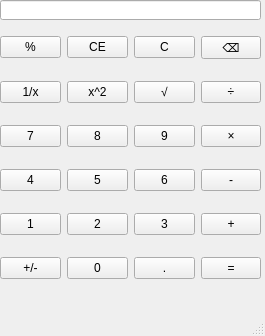
<?xml version="1.0" encoding="UTF-8"?>
<ui version="4.0">
 <class>mainWindow</class>
 <widget class="QMainWindow" name="mainWindow">
  <property name="geometry">
   <rect>
    <x>0</x>
    <y>0</y>
    <width>265</width>
    <height>336</height>
   </rect>
  </property>
  <property name="windowTitle">
   <string>MainWindow</string>
  </property>
  <widget class="QWidget" name="centralwidget">
   <widget class="QLabel" name="lab_display">
    <property name="geometry">
     <rect>
      <x>180</x>
      <y>0</y>
      <width>80</width>
      <height>16</height>
     </rect>
    </property>
    <property name="styleSheet">
     <string notr="true">font: 290 9pt &quot;Microsoft JhengHei UI Light&quot;;
</string>
    </property>
    <property name="text">
     <string/>
    </property>
    <property name="alignment">
     <set>Qt::AlignmentFlag::AlignRight|Qt::AlignmentFlag::AlignTrailing|Qt::AlignmentFlag::AlignVCenter</set>
    </property>
   </widget>
   <widget class="QLineEdit" name="lineEdit">
    <property name="geometry">
     <rect>
      <x>0</x>
      <y>0</y>
      <width>261</width>
      <height>20</height>
     </rect>
    </property>
    <property name="alignment">
     <set>Qt::AlignmentFlag::AlignRight|Qt::AlignmentFlag::AlignTrailing|Qt::AlignmentFlag::AlignVCenter</set>
    </property>
   </widget>
   <widget class="QWidget" name="layoutWidget">
    <property name="geometry">
     <rect>
      <x>0</x>
      <y>20</y>
      <width>261</width>
      <height>281</height>
     </rect>
    </property>
    <property name="styleSheet">
     <string notr="true">font: 290 9pt &quot;Microsoft JhengHei UI Light&quot;;
</string>
    </property>
    <layout class="QGridLayout" name="gridLayout">
     <item row="2" column="0">
      <widget class="QPushButton" name="btn_7">
       <property name="styleSheet">
        <string notr="true">font: 290 9pt &quot;Microsoft JhengHei UI Light&quot;;
</string>
       </property>
       <property name="text">
        <string>7</string>
       </property>
      </widget>
     </item>
     <item row="5" column="1">
      <widget class="QPushButton" name="btn_0">
       <property name="styleSheet">
        <string notr="true">font: 290 9pt &quot;Microsoft JhengHei UI Light&quot;;
</string>
       </property>
       <property name="text">
        <string>0</string>
       </property>
      </widget>
     </item>
     <item row="5" column="0">
      <widget class="QPushButton" name="btn_negate">
       <property name="styleSheet">
        <string notr="true">font: 290 9pt &quot;Microsoft JhengHei UI Light&quot;;
</string>
       </property>
       <property name="text">
        <string>+/-</string>
       </property>
      </widget>
     </item>
     <item row="4" column="3">
      <widget class="QPushButton" name="btn_add">
       <property name="styleSheet">
        <string notr="true">font: 290 9pt &quot;Microsoft JhengHei UI Light&quot;;
</string>
       </property>
       <property name="text">
        <string>+</string>
       </property>
      </widget>
     </item>
     <item row="1" column="2">
      <widget class="QPushButton" name="btn_sqrt">
       <property name="styleSheet">
        <string notr="true">font: 290 9pt &quot;Microsoft JhengHei UI Light&quot;;
</string>
       </property>
       <property name="text">
        <string>√</string>
       </property>
      </widget>
     </item>
     <item row="4" column="1">
      <widget class="QPushButton" name="btn_2">
       <property name="styleSheet">
        <string notr="true">font: 290 9pt &quot;Microsoft JhengHei UI Light&quot;;
</string>
       </property>
       <property name="text">
        <string>2</string>
       </property>
      </widget>
     </item>
     <item row="2" column="2">
      <widget class="QPushButton" name="btn_9">
       <property name="styleSheet">
        <string notr="true">font: 290 9pt &quot;Microsoft JhengHei UI Light&quot;;
</string>
       </property>
       <property name="text">
        <string>9</string>
       </property>
      </widget>
     </item>
     <item row="1" column="0">
      <widget class="QPushButton" name="btn_reciprocal">
       <property name="styleSheet">
        <string notr="true">font: 290 9pt &quot;Microsoft JhengHei UI Light&quot;;
</string>
       </property>
       <property name="text">
        <string>1/x</string>
       </property>
      </widget>
     </item>
     <item row="3" column="1">
      <widget class="QPushButton" name="btn_5">
       <property name="styleSheet">
        <string notr="true">font: 290 9pt &quot;Microsoft JhengHei UI Light&quot;;
</string>
       </property>
       <property name="text">
        <string>5</string>
       </property>
      </widget>
     </item>
     <item row="1" column="1">
      <widget class="QPushButton" name="btn_square">
       <property name="styleSheet">
        <string notr="true">font: 290 9pt &quot;Microsoft JhengHei UI Light&quot;;
</string>
       </property>
       <property name="text">
        <string>x^2</string>
       </property>
      </widget>
     </item>
     <item row="0" column="1">
      <widget class="QPushButton" name="btn_ce">
       <property name="styleSheet">
        <string notr="true">font: 290 9pt &quot;Microsoft JhengHei UI Light&quot;;
</string>
       </property>
       <property name="text">
        <string>CE</string>
       </property>
      </widget>
     </item>
     <item row="1" column="3">
      <widget class="QPushButton" name="btn_div">
       <property name="styleSheet">
        <string notr="true">font: 290 9pt &quot;Microsoft JhengHei UI Light&quot;;
</string>
       </property>
       <property name="text">
        <string>÷</string>
       </property>
      </widget>
     </item>
     <item row="3" column="2">
      <widget class="QPushButton" name="btn_6">
       <property name="styleSheet">
        <string notr="true">font: 290 9pt &quot;Microsoft JhengHei UI Light&quot;;
</string>
       </property>
       <property name="text">
        <string>6</string>
       </property>
      </widget>
     </item>
     <item row="0" column="0">
      <widget class="QPushButton" name="btn_percent">
       <property name="styleSheet">
        <string notr="true">font: 290 9pt &quot;Microsoft JhengHei UI Light&quot;;
</string>
       </property>
       <property name="text">
        <string>%</string>
       </property>
      </widget>
     </item>
     <item row="2" column="1">
      <widget class="QPushButton" name="btn_8">
       <property name="styleSheet">
        <string notr="true">font: 290 9pt &quot;Microsoft JhengHei UI Light&quot;;
</string>
       </property>
       <property name="text">
        <string>8</string>
       </property>
      </widget>
     </item>
     <item row="5" column="2">
      <widget class="QPushButton" name="btn_dot">
       <property name="styleSheet">
        <string notr="true">font: 290 9pt &quot;Microsoft JhengHei UI Light&quot;;
</string>
       </property>
       <property name="text">
        <string>.</string>
       </property>
      </widget>
     </item>
     <item row="2" column="3">
      <widget class="QPushButton" name="btn_mul">
       <property name="styleSheet">
        <string notr="true">font: 290 9pt &quot;Microsoft JhengHei UI Light&quot;;
</string>
       </property>
       <property name="text">
        <string>×</string>
       </property>
      </widget>
     </item>
     <item row="4" column="2">
      <widget class="QPushButton" name="btn_3">
       <property name="styleSheet">
        <string notr="true">font: 290 9pt &quot;Microsoft JhengHei UI Light&quot;;
</string>
       </property>
       <property name="text">
        <string>3</string>
       </property>
      </widget>
     </item>
     <item row="0" column="3">
      <widget class="QPushButton" name="btn_back">
       <property name="styleSheet">
        <string notr="true">font: 290 9pt &quot;Microsoft JhengHei UI Light&quot;;
</string>
       </property>
       <property name="text">
        <string>⌫</string>
       </property>
      </widget>
     </item>
     <item row="4" column="0">
      <widget class="QPushButton" name="btn_1">
       <property name="styleSheet">
        <string notr="true">font: 290 9pt &quot;Microsoft JhengHei UI Light&quot;;
</string>
       </property>
       <property name="text">
        <string>1</string>
       </property>
      </widget>
     </item>
     <item row="3" column="3">
      <widget class="QPushButton" name="btn_sub">
       <property name="styleSheet">
        <string notr="true">font: 290 9pt &quot;Microsoft JhengHei UI Light&quot;;
</string>
       </property>
       <property name="text">
        <string>-</string>
       </property>
      </widget>
     </item>
     <item row="0" column="2">
      <widget class="QPushButton" name="btn_clear">
       <property name="styleSheet">
        <string notr="true">font: 290 9pt &quot;Microsoft JhengHei UI Light&quot;;
</string>
       </property>
       <property name="text">
        <string>C</string>
       </property>
      </widget>
     </item>
     <item row="3" column="0">
      <widget class="QPushButton" name="btn_4">
       <property name="styleSheet">
        <string notr="true">font: 290 9pt &quot;Microsoft JhengHei UI Light&quot;;
</string>
       </property>
       <property name="text">
        <string>4</string>
       </property>
      </widget>
     </item>
     <item row="5" column="3">
      <widget class="QPushButton" name="btn_eq">
       <property name="styleSheet">
        <string notr="true">font: 290 9pt &quot;Microsoft JhengHei UI Light&quot;;
</string>
       </property>
       <property name="text">
        <string>=</string>
       </property>
      </widget>
     </item>
    </layout>
   </widget>
  </widget>
  <widget class="QMenuBar" name="menubar">
   <property name="geometry">
    <rect>
     <x>0</x>
     <y>0</y>
     <width>265</width>
     <height>18</height>
    </rect>
   </property>
  </widget>
  <widget class="QStatusBar" name="statusBar"/>
 </widget>
 <resources/>
 <connections/>
</ui>
